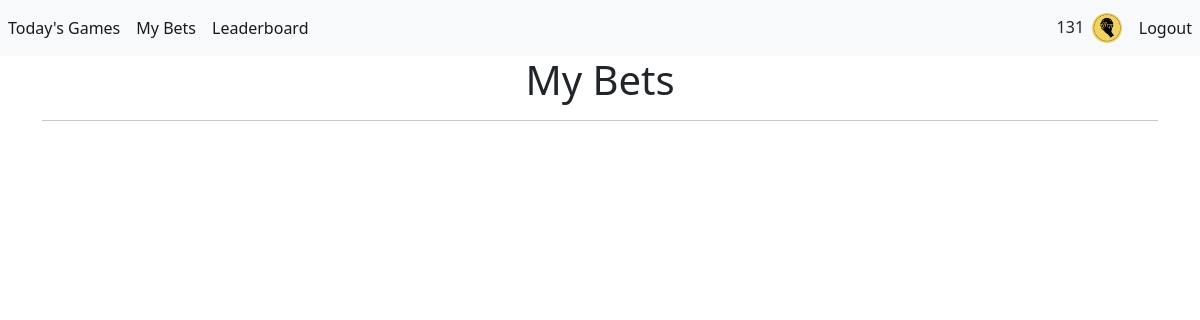
The page /my-bets (signed in) on the database as committed earlier.
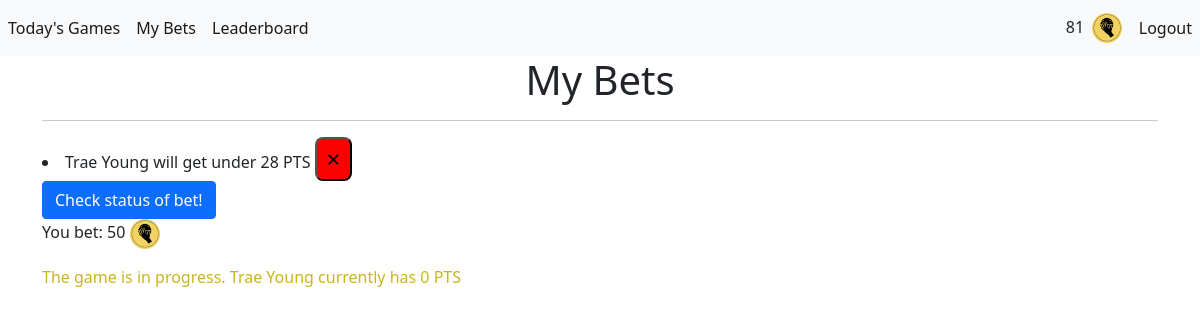
The same page on the database as committed later.
### app/models.py (models this page shows)
class User(db.Model, UserMixin):
    id = db.Column(db.Integer, primary_key = True)
    email = db.Column(db.String(150), unique = True)
    password = db.Column(db.String(150))
    first_name = db.Column(db.String(150))
    last_name = db.Column(db.String(150))
    swishcoins = db.Column(db.Integer, default = 100)
    bets = db.relationship('Bet')

class Bet(db.Model):
    __table_args__ = (
        db.UniqueConstraint('game_id', 'team', 'player_name', 'statistic', 'num_stats', 'user_id'),
    )
    id = db.Column(db.Integer, primary_key = True)
    game_id = db.Column(db.String(50))
    team = db.Column(db.String(100))
    player_name = db.Column(db.String(500))
    statistic = db.Column(db.String(100))
    over_statistic = db.Column(db.Boolean, default = False, nullable = False)
    num_stats = db.Column(db.Integer)
    date = db.Column(db.DateTime(timezone=True), server_default=func.now())
    w_or_l = db.Column(db.Boolean, default = None, nullable = True)
    game_status = db.Column(db.Integer, nullable = True)
    stats_actual = db.Column(db.Integer, nullable = True)
    wagered_amount = db.Column(db.Integer, nullable = True)
    net_revenue = db.Column(db.Integer, nullable = True)
    claimed = db.Column(db.Boolean, default = False)
    user_id = db.Column(db.Integer, db.ForeignKey('user.id'))

### app/views.py (the view)
@app.route("/my-bets")
def my_bets():
    yesterday = date.today() - timedelta(days=1)
    today = date.today()
    min_time = datetime.min.time()
    max_time = datetime.max.time()
    yesterday_time = datetime.combine(yesterday, min_time)
    today_time = datetime.combine(today, max_time)
    recent_bets = Bet.query.filter(Bet.date.between(yesterday_time, today_time)).all()
    user_recent_bets = []
    for bet in recent_bets:
        if bet.user_id == current_user.id:
            user_recent_bets.append(bet)
    return render_template("user_bets.html", user = current_user, user_recent_bets = user_recent_bets)

### app/__init__.py (called while the page is built)
@login_manager.user_loader
def load_user(id):
    return User.query.get(int(id))

### app/templates/user_bets.html (shortened to what this page needs)
{% extends "main/base.html" %}
{% block main %}
<div class="container">
    <div class="row">
        <div class="col">
            <h1>My Bets</h1>
            <hr>
            <p> {% for bet in user_recent_bets %}
                <li>{% if bet.over_statistic == true %}
                    {{bet.player_name}} will get over {{bet.num_stats| round| int}} {{ bet.statistic }}
                    {% else %}
                    {{bet.player_name}} will get under {{bet.num_stats| round| int}} {{ bet.statistic }}
                    {% endif %}
                    <button type="button" class="close" onClick="deleteBet('{{ bet.id }}')">
                        <span aria-hidden="true">&times;</span>
                    </button>
                    <br>
                    <button type="button" class="btn btn-primary" onClick="
                    fetch('/check-bet-status', {
                        method: 'POST',
                        body: JSON.stringify({betID: '{{ bet.id }}'})
                    }).then((_res) => {
                        window.location.href='my-bets';
                    })";>
                        Check status of bet!
                    </button>
                    <p> You bet: {{ bet.wagered_amount }} <img style="max-width: 30px; max-height: 30px;" src="{{ url_for('static', filename='img/CourtsideBets_logo.png') }}"></p>
                    {% if bet.game_status is none or bet.game_status == 1  %}
                        <p>The game hasn't started yet</p>
                    {% elif bet.game_status == 2 and bet.w_or_l is none %}
                        <p style="color: rgb(202, 181, 28)">The game is in progress. {{ bet.player_name }} currently has {{ bet.stats_actual }} {{ bet.statistic }}</p>
                    {% elif bet.game_status == 2 and bet.w_or_l == true %}
                        <p style="color: rgb(0, 240, 160)">You won! {{ bet.player_name }} currently has {{ bet.stats_actual }} {{ bet.statistic }} +{{ 2 * bet.wagered_amount }} <img style="max-width: 25px; max-height: 25px;" src="{{ url_for('static', filename='img/CourtsideBets_logo.png') }}"></p>
                    {% elif bet.game_status == 2 and bet.w_or_l == false %}
                        <p style="color: red"> You lost. {{ bet.player_name }} currently has {{ bet.stats_actual }} {{ bet.statistic }}</p>
                    {% endif %}
                </li>
                {% endfor %}
            </p>
        </div>
    </div>
</div>
{% endblock %}

### app/templates/main/base.html (shortened to what this page needs)
<!doctype html>
<html lang="en">
<head>
    <link href="https://cdn.jsdelivr.net/npm/bootstrap@5.1.3/dist/css/bootstrap.min.css" rel="stylesheet"
>
    <link rel="stylesheet" href="{{ url_for('static', filename='css/style.css') }}">
</head>
<body>
    <nav class="navbar navbar-expand-lg navbar-light bg-light">
        <div class="collapse navbar-collapse" id="navbar">
            <div class="navbar-nav">
                {% if user.is_authenticated %}
                <a class="nav-link active" style="white-space: nowrap;" id="today_games" href="/">Today's Games</a>
                <a class="nav-link active" style="white-space: nowrap;" id="my_bets" href="/my-bets">My Bets</a>
                <a class="nav-link active" style="white-space: nowrap;" id="leaderboard" href="/leaderboard">Leaderboard</a>
                {% else %}
                <a class="nav-link active" id="login" href="/login">Login</a>
                <a class="nav-link active" id="sign_up" href="/sign-up">Sign Up</a>
                {% endif %}
            </div>
        </div>
        <div class="collapse navbar-collapse" id="navbarNav">
            <ul class="navbar-nav ms-auto mb-2 mb-lg-0">
                <li style="padding-top:7px;"> {{ user.swishcoins }} &nbsp; </li>
                <li><img style="max-width: 35px; max-height: 35px; padding-top: 5px" src="{{ url_for('static', filename='img/CourtsideBets_logo.png') }}"> &nbsp; </li>
                <li><a class="nav-link active" id="logout" href="/logout">Logout</a></li>
            </ul>
            </div>
    </nav>
    <main>
        {% block main %} {% endblock %}
    </main>
</body>
</html>

### app/static/css/style.css (style rules this page uses)
h1 { text-align: center; }
.close { background-color: red; color: black; text-align: center; font-size: 24px; padding: 2px 10px; transition-duration: 0.4s; border-radius: 8px; }

Rows that differ between the two databases and show on the page:
changed User: swishcoins "131" → "81"
added Bet: player_name "Trae Young", num_stats "28", statistic "PTS", wagered_amount "50", stats_actual "0"
